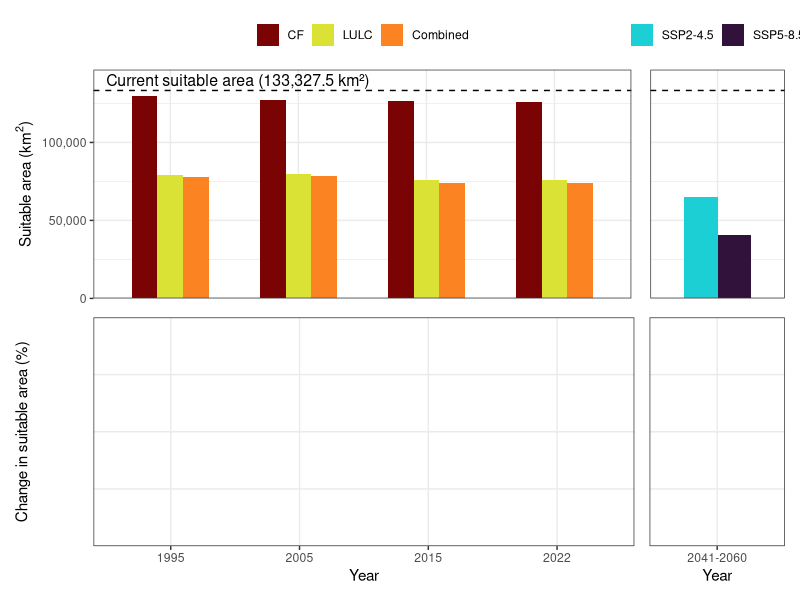

Here is the R script that generated this plot:
library(ggplot2)
library(patchwork)
library(dplyr)
library(stringr)
dir()

val<-read.table("area_sens_test.csv",h=T,encoding = "latin1", sep=",")
unique(val$eco)
val$eco<-gsub("Ã£","ã",val$eco)

unique(val$metric)
val<-val[val$metric=="Max Sorensen",]
val$metric<-NULL
# ------- ORGANIZAR DADO -------
df_areas_eco <- val %>%
  rename(ecoregion = eco, area_km2 = value) %>%
  mutate(
    # Separar tipo e ano
    tipo = case_when(
      str_detect(name, "current") ~ "Current",
      str_detect(name, "fire")    ~ "CF",
      str_detect(name, "lulc")    ~ "LULC",
      str_detect(name, "combined") ~ "Combined",
      str_detect(name, "SSP245")  ~ "SSP2-4.5",
      str_detect(name, "SSP585")  ~ "SSP5-8.5"
    ),
    ano = case_when(
      str_detect(name, "current|SSP") ~ NA_character_,
      str_detect(name, "1995") ~ "1995",
      str_detect(name, "2005") ~ "2005",
      str_detect(name, "2015") ~ "2015",
      str_detect(name, "2022") ~ "2022"
    ),
    ano = case_when(
      tipo == "Current"  ~ "Current",
      tipo %in% c("SSP2-4.5", "SSP5-8.5") ~ "2041-2060",
      TRUE ~ ano
    )
  ) %>%
  select(ecoregion, tipo, ano, area_km2)

# ------- ADICIONAR TOTAL -------
df_areas_eco <- bind_rows(
  df_areas_eco,
  df_areas_eco %>%
    group_by(tipo, ano) %>%
    summarise(area_km2 = round(sum(area_km2), 2), .groups = "drop") %>%
    mutate(ecoregion = "Total")
)

# ------- ÁREA REFERÊNCIA POR ECORREGIÃO -------
area_ref_eco <- df_areas_eco %>%
  filter(tipo == "Current") %>%
  select(ecoregion, area_km2) %>%
  rename(area_ref = area_km2)

# ------- ADICIONAR PCT -------
df_areas_eco <- df_areas_eco %>%
  left_join(area_ref_eco, by = "ecoregion") %>%
  mutate(
    pct       = round(((area_km2 - area_ref) / area_ref) * 100, 2),
    ano       = factor(ano, levels = c("Current", "1995", "2005", "2015", "2022", "2041-2060")),
    tipo      = factor(tipo, levels = c("Current", "CF", "LULC", "Combined", "SSP2-4.5", "SSP5-8.5")),
    ecoregion = factor(ecoregion, levels = c(unique(val$eco), "Total"))
  ) %>%
  select(-area_ref)

# ------- df_areas PARA OS PLOTS -------
area_total <- df_areas_eco %>%
  filter(tipo == "Current", ecoregion == "Total") %>%
  pull(area_km2)

df_areas <- df_areas_eco %>%
  filter(ecoregion == "Total", tipo != "Current") %>%
  mutate(
    ano  = factor(ano,  levels = c("1995", "2005", "2015", "2022", "2041-2060")),
    tipo = factor(tipo, levels = c("CF", "LULC", "Combined", "SSP2-4.5", "SSP5-8.5"))
  )

area_label <- "Current suitable area (133,327.5 km²)"

bar_width <- 0.6

# ------- PLOT PRESENTE KM2 -------
p_present_km2 <- ggplot(
  df_areas %>% filter(!tipo %in% c("SSP2-4.5", "SSP5-8.5")),
  aes(x = ano, y = area_km2, fill = tipo)
) +
  geom_bar(stat = "identity", position = position_dodge(bar_width), width = bar_width) +
  geom_hline(yintercept = area_total, linetype = "dashed", color = "black") +
  annotate("text", x = 0.5, y = area_total * 1.05,
           label = area_label, hjust = 0, size = 4) +
  scale_fill_manual(values = c("CF" = "#7A0403", "LULC" = "#DAE235", "Combined" = "#FB8322")) +
  scale_y_continuous(limits = c(0, area_total * 1.1),
                     expand = c(0, 0),
                     labels = scales::comma) +
  labs(x = NULL, y = expression("Suitable area (km"^2*")"), fill = NULL) +
  theme_bw() +
  theme(
    legend.position = "top",
    axis.text.x     = element_blank(),
    axis.ticks.x    = element_blank()
  )

# ------- PLOT PRESENTE PCT -------
p_present_pct <- ggplot(
  df_areas %>% filter(!tipo %in% c("SSP2-4.5", "SSP5-8.5")),
  aes(x = ano, y = pct, fill = tipo)
) +
  geom_bar(stat = "identity", position = position_dodge(bar_width), width = bar_width) +
  geom_text(
    aes(label = paste0(round(pct, 1), "%")),
    position = position_dodge(bar_width),
    vjust = 1.5,
    size = 3)+
  geom_hline(yintercept = 0, linetype = "dashed", color = "black") +
  scale_fill_manual(values = c("CF" = "#7A0403", "LULC" = "#DAE235", "Combined" = "#FB8322")) +
  scale_y_continuous(expand = c(0, 0),
                     limits = c(0,-80)) +
  labs(x = "Year", y = "Change in suitable area (%)", fill = NULL) +
  theme_bw() +
  theme(legend.position = "none")

# ------- PLOT FUTURO KM2 -------
p_future_km2 <- ggplot(
  df_areas %>% filter(tipo %in% c("SSP2-4.5", "SSP5-8.5")),
  aes(x = ano, y = area_km2, fill = tipo)
) +
  geom_bar(stat = "identity", position = position_dodge(bar_width), width = bar_width) +
  geom_hline(yintercept = area_total, linetype = "dashed", color = "black") +
  scale_fill_manual(values = c("SSP2-4.5" = "#1BCFD5", "SSP5-8.5" = "#30123B")) +
  scale_y_continuous(limits = c(0, area_total * 1.1),
                     expand = c(0, 0),
                      labels = scales::comma) +
  labs(x = NULL, y = NULL, fill = NULL) +
  theme_bw() +
  theme(
    legend.position = "top",
    axis.text.x     = element_blank(),
    axis.ticks.x    = element_blank(),
    axis.text.y     = element_blank(),
    axis.ticks.y    = element_blank()
  )

# ------- PLOT FUTURO PCT -------
p_future_pct <- ggplot(
  df_areas %>% filter(tipo %in% c("SSP2-4.5", "SSP5-8.5")),
  aes(x = ano, y = pct, fill = tipo)
) +
  geom_bar(stat = "identity", position = position_dodge(bar_width), width = bar_width) +
  geom_text(
    aes(label = paste0(round(pct, 1), "%")),
    position = position_dodge(bar_width),
    vjust = 1.5,
    size = 3)+
  geom_hline(yintercept = 0, linetype = "dashed", color = "black") +
  scale_fill_manual(values = c("SSP2-4.5" = "#1BCFD5", "SSP5-8.5" = "#30123B")) +
  scale_y_continuous(expand = c(0, 0), limits = c(0,-80)) +
  labs(x = "Year", y = NULL, fill = NULL) +
  theme_bw() +
  theme(
    legend.position = "none",
    axis.text.y     = element_blank(),
    axis.ticks.y    = element_blank()
  )

# ------- COMBINAR -------
(p_present_km2 + p_future_km2 + plot_layout(widths = c(4, 1), guides = "keep")) /
  (p_present_pct + p_future_pct + plot_layout(widths = c(4, 1), guides = "keep"))

png("fig4_pct.png", height = 22.5, width=27, unit="cm",res=600)
dev.off()
0.9*25
